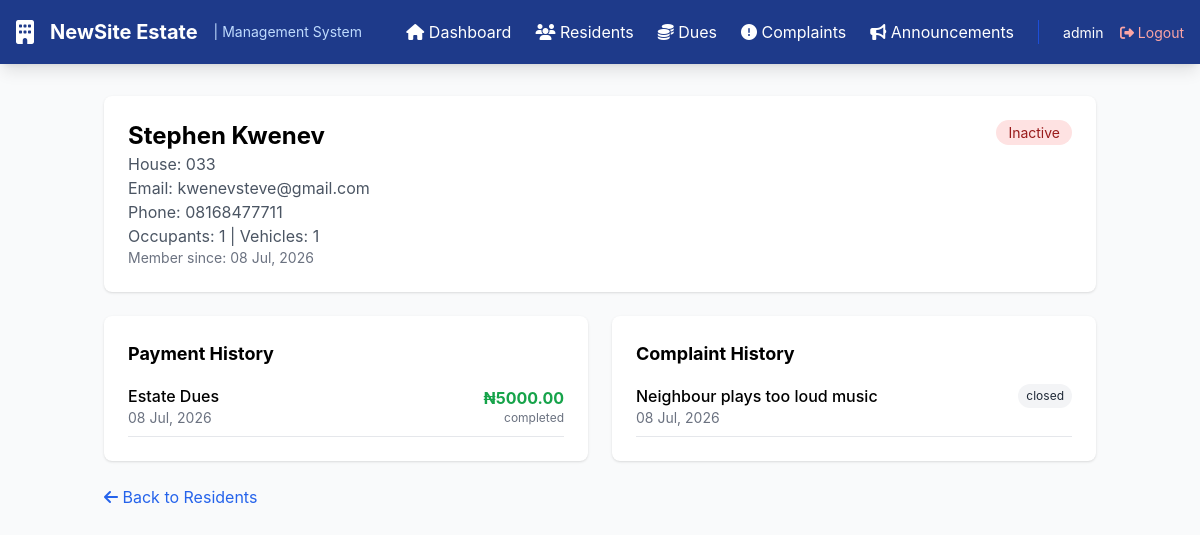
Page /resident/1 (signed in) on the committed database.
### models.py (models this page shows)
class User(db.Model, UserMixin):
    id = db.Column(db.Integer, primary_key=True)
    username = db.Column(db.String(80), unique=True, nullable=False)
    password = db.Column(db.String(200), nullable=False)
    role = db.Column(db.String(20), default='admin')  # admin, staff
    resident_id = db.Column(db.Integer, db.ForeignKey('resident.id'), nullable=True)
    resident = db.relationship('Resident', backref=db.backref('user_account', uselist=False))
    created_at = db.Column(db.DateTime, default=datetime.utcnow)

class Resident(db.Model):
    id = db.Column(db.Integer, primary_key=True)
    first_name = db.Column(db.String(50), nullable=False)
    last_name = db.Column(db.String(50), nullable=False)
    email = db.Column(db.String(100), unique=True, nullable=False)
    phone = db.Column(db.String(20), nullable=False)
    house_number = db.Column(db.String(20), unique=True, nullable=False)
    occupant_count = db.Column(db.Integer, default=1)
    vehicle_count = db.Column(db.Integer, default=0)
    move_in_date = db.Column(db.DateTime, default=datetime.utcnow)
    is_active = db.Column(db.Boolean, default=True)
    created_at = db.Column(db.DateTime, default=datetime.utcnow)
    updated_at = db.Column(db.DateTime, default=datetime.utcnow, onupdate=datetime.utcnow)
    payments = db.relationship('Payment', backref='resident', lazy=True)
    complaints = db.relationship('Complaint', backref='resident', lazy=True)

class Payment(db.Model):
    id = db.Column(db.Integer, primary_key=True)
    resident_id = db.Column(db.Integer, db.ForeignKey('resident.id'), nullable=False)
    dues_category_id = db.Column(db.Integer, db.ForeignKey('dues_category.id'), nullable=False)
    amount = db.Column(db.Float, nullable=False)
    payment_date = db.Column(db.DateTime, default=datetime.utcnow)
    period_start = db.Column(db.DateTime, nullable=False)
    period_end = db.Column(db.DateTime, nullable=False)
    payment_method = db.Column(db.String(30))  # cash, transfer, cheque
    reference_number = db.Column(db.String(50), unique=True)
    status = db.Column(db.String(20), default='completed')  # pending, completed, failed
    receipt_number = db.Column(db.String(50))
    notes = db.Column(db.Text)
    created_at = db.Column(db.DateTime, default=datetime.utcnow)

class Complaint(db.Model):
    id = db.Column(db.Integer, primary_key=True)
    resident_id = db.Column(db.Integer, db.ForeignKey('resident.id'), nullable=False)
    category = db.Column(db.String(30))  # Infrastructure, Security, Noise, Other
    subject = db.Column(db.String(100), nullable=False)
    description = db.Column(db.Text, nullable=False)
    status = db.Column(db.String(20), default='pending')  # pending, in_progress, resolved, closed
    priority = db.Column(db.String(20), default='medium')  # low, medium, high, urgent
    assigned_to = db.Column(db.String(50))
    resolution_notes = db.Column(db.Text)
    created_at = db.Column(db.DateTime, default=datetime.utcnow)
    updated_at = db.Column(db.DateTime, default=datetime.utcnow, onupdate=datetime.utcnow)

### app.py (the view)
@app.route('/resident/<int:id>')
@login_required
def view_resident(id):
    if current_user.role == 'resident' and current_user.resident_id != id:
        flash('Access denied! You can only view your own profile.', 'error')
        return redirect(url_for('resident_dashboard'))
    resident = Resident.query.get_or_404(id)
    payments = Payment.query.filter_by(resident_id=id).order_by(Payment.payment_date.desc()).all()
    complaints = Complaint.query.filter_by(resident_id=id).order_by(Complaint.created_at.desc()).all()
    return render_template('view_resident.html',
                         resident=resident,
                         payments=payments,
                         complaints=complaints)

### app.py (called while the page is built)
@login_manager.user_loader
def load_user(user_id):
    return User.query.get(int(user_id))

### templates/view_resident.html
{% extends "base.html" %}
{% block content %}
<div class="bg-white rounded-lg shadow p-6 mb-6">
    <div class="flex justify-between items-start">
        <div>
            <h2 class="text-2xl font-bold">{{ resident.first_name }} {{ resident.last_name }}</h2>
            <p class="text-gray-600">House: {{ resident.house_number }}</p>
            <p class="text-gray-600">Email: {{ resident.email }}</p>
            <p class="text-gray-600">Phone: {{ resident.phone }}</p>
            <p class="text-gray-600">Occupants: {{ resident.occupant_count }} | Vehicles: {{ resident.vehicle_count }}
            </p>
            <p class="text-sm text-gray-500">Member since: {{ resident.created_at.strftime('%d %b, %Y') }}</p>
        </div>
        <div>
            <span
                class="px-3 py-1 rounded-full text-sm {% if resident.is_active %}bg-green-100 text-green-800{% else %}bg-red-100 text-red-800{% endif %}">
                {{ 'Active' if resident.is_active else 'Inactive' }}
            </span>
        </div>
    </div>
</div>
<div class="grid grid-cols-1 md:grid-cols-2 gap-6">
    <div class="bg-white rounded-lg shadow p-6">
        <h3 class="font-bold text-lg mb-4">Payment History</h3>
        <div class="space-y-3">
            {% for payment in payments[:10] %}
            <div class="flex justify-between items-center border-b pb-2">
                <div>
                    <p class="font-medium">
                        {% if payment.category %}
                        {{ payment.category.name }}
                        {% else %}
                        Estate Dues
                        {% endif %}
                    </p>
                    <p class="text-sm text-gray-500">{{ payment.payment_date.strftime('%d %b, %Y') }}</p>
                </div>
                <div class="text-right">
                    <p class="font-bold text-green-600">₦{{ "%.2f"|format(payment.amount) }}</p>
                    <p class="text-xs text-gray-500">{{ payment.status }}</p>
                </div>
            </div>
            {% else %}
            <p class="text-gray-500 text-center py-4">No payment records</p>
            {% endfor %}
        </div>
    </div>
    <div class="bg-white rounded-lg shadow p-6">
        <h3 class="font-bold text-lg mb-4">Complaint History</h3>
        <div class="space-y-3">
            {% for complaint in complaints[:10] %}
            <div class="border-b pb-2">
                <div class="flex justify-between">
                    <p class="font-medium">{{ complaint.subject }}</p>
                    <span class="px-2 py-1 text-xs rounded-full
                        {% if complaint.status == 'pending' %}bg-yellow-100 text-yellow-800
                        {% elif complaint.status == 'resolved' %}bg-green-100 text-green-800
                        {% else %}bg-gray-100 text-gray-800{% endif %}">
                        {{ complaint.status }}
                    </span>
                </div>
                <p class="text-sm text-gray-500">{{ complaint.created_at.strftime('%d %b, %Y') }}</p>
            </div>
            {% else %}
            <p class="text-gray-500 text-center py-4">No complaints</p>
            {% endfor %}
        </div>
    </div>
</div>
<div class="mt-6">
    <a href="{{ url_for('residents') }}" class="text-blue-600 hover:underline">
        <i class="fas fa-arrow-left"></i> Back to Residents
    </a>
</div>
{% endblock %}

### templates/base.html (shortened to what this page needs)
<!DOCTYPE html>
<head>
    <script src="https://cdn.tailwindcss.com"></script>
    <link rel="stylesheet" href="https://cdnjs.cloudflare.com/ajax/libs/font-awesome/6.4.0/css/all.min.css">
    <link rel="stylesheet" href="{{ url_for('static', filename='css/style.css') }}">
</head>
<body class="bg-gray-50">
    {% if current_user.is_authenticated %}
    <nav class="bg-blue-900 text-white shadow-lg">
        <div class="max-w-7xl mx-auto px-4">
            <div class="flex justify-between items-center h-16">
                <div class="flex items-center space-x-4">
                    <i class="fas fa-building text-2xl"></i>
                    <span class="font-bold text-xl">NewSite Estate</span>
                    <span class="text-sm text-blue-200 ml-2">| Management System</span>
                </div>
                <div class="flex items-center space-x-6">
                    <a href="{{ url_for('index') }}" class="hover:text-blue-200 transition">
                        <i class="fas fa-home"></i> Dashboard
                    </a>
                    <a href="{{ url_for('residents') }}" class="hover:text-blue-200 transition">
                        <i class="fas fa-users"></i> Residents
                    </a>
                    <a href="{{ url_for('dues') }}" class="hover:text-blue-200 transition">
                        <i class="fas fa-coins"></i> Dues
                    </a>
                    <a href="{{ url_for('complaints') }}" class="hover:text-blue-200 transition">
                        <i class="fas fa-exclamation-circle"></i> Complaints
                    </a>
                    <a href="{{ url_for('announcements') }}" class="hover:text-blue-200 transition">
                        <i class="fas fa-bullhorn"></i> Announcements
                    </a>
                    <div class="border-l border-blue-700 pl-6">
                        <span class="text-sm">{{ current_user.username }}</span>
                        <a href="{{ url_for('logout') }}" class="ml-3 text-sm text-red-300 hover:text-red-200">
                            <i class="fas fa-sign-out-alt"></i> Logout
                        </a>
                    </div>
                </div>
            </div>
        </div>
    </nav>
    {% endif %}
    <div class="container mx-auto px-4 py-8">
        {% block content %}{% endblock %}
    </div>
</body>
</html>

### static/css/style.css (style rules this page uses)
* { margin: 0; padding: 0; box-sizing: border-box; }
body { font-family: -apple-system, BlinkMacSystemFont, 'Segoe UI', Roboto, 'Helvetica Neue', Arial, sans-serif; background-color: #f3f4f6; min-height: 100vh; }

### rows in the picture
User: username "admin"
Resident: first_name "Stephen", last_name "Kwenev", house_number "033", email "kwenevsteve@gmail.com", phone "08168477711", occupant_count "1", vehicle_count "1", created_at "08 Jul, 2026", is_active "Inactive"
Payment: payment_date "08 Jul, 2026", amount "5000.00", status "completed"
Complaint: subject "Neighbour plays too loud music", status "closed", created_at "08 Jul, 2026"
